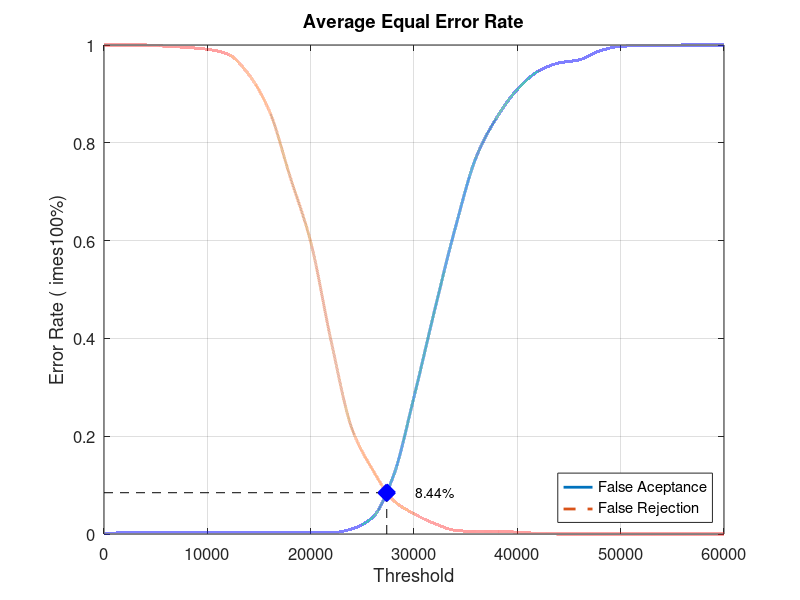
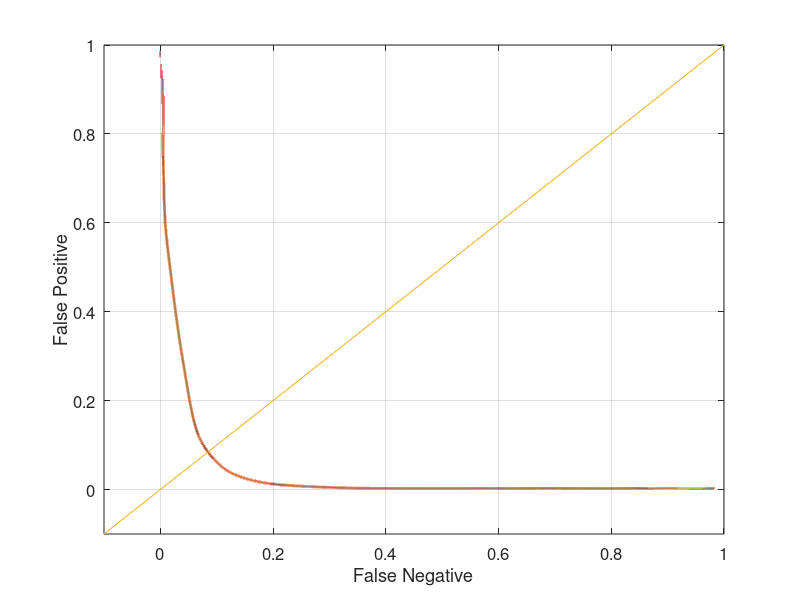

Here is the MATLAB script that generated these plots, in order:
close all;
clear;
clc;
x = 0:2000:60000;
xq = 0:0.5:60000;

y0 = [0 0.00263158 0.00263158 0.00263158 0.00263158 0.00263158 0.00263158 0.00263158 0.00263158 0.00263158 0.00263158 0.00263158 0.0105263 0.0342105 0.118421 0.280263 0.457895 0.626316 0.769737 0.851316 0.909211 0.946053 0.963158 0.969737 0.988158 0.997368 0.998684 0.998684 1 1 1]
yy0 = interp1(x, y0, xq, 'pchip');
y1 = [1 1 1 0.9975 0.995 0.99125 0.98125 0.94 0.865 0.73125 0.5975 0.3925 0.215 0.13125 0.06875 0.04125 0.02125 0.0075 0.005 0.005 0.00375 0.00125 0 0 0 0 0 0 0 0 0]
yy1 = interp1(x, y1, xq, 'pchip');

% Calculating EER: 
y2 = abs(y0 - y1);
find(y2 == min(y2))
yy2 = abs(yy0 - yy1);
xEER = find(yy2 == min(yy2));
xEERIndex = xq(xEER) % X-axis EER
yEER = yy0(xEER) % Y-axis EER

main = figure
plot(xq, yy0,'-','LineWidth', 2);	hold on
plot(xq, yy1,'--','LineWidth', 2);	hold on
plot([xEERIndex xEERIndex], [0 yEER], 'k--');	hold on
plot([0 xEERIndex], [yEER yEER], 'k--');	hold on
plot(xEERIndex, yEER, 'bx', 'LineWidth', 10);	hold on
text(xEERIndex + 10 * xEERIndex / 100, yEER, [num2str(round((10000 * yEER)) / 100) '%'])
legend('False Aceptance', 'False Rejection', 'Location', 'SouthEast')
xlabel('Threshold')
ylabel('Error Rate (	imes100%)')
title('Average Equal Error Rate')
set(gca, 'FontSize', 12)
axis([0 60000 0 1])
grid on

print(main, 'Experiment3AverageMain', '-dpng');
FNRxFPR = figure('Color', [1 1 1]);
plot(yy1, yy0, '-', yy1, yy0, 'LineWidth', 2);
hold on
y = -0.1:0.1:1
plot(y, y); 
set(gca, 'FontSize', 12)
xlabel('False Negative')
ylabel('False Positive')
axis([-0.1 1 -0.1 1])
set(gca, 'FontSize', 12)
grid on

print(FNRxFPR, 'Experiment3AverageFNRxFPR','-dpng');
